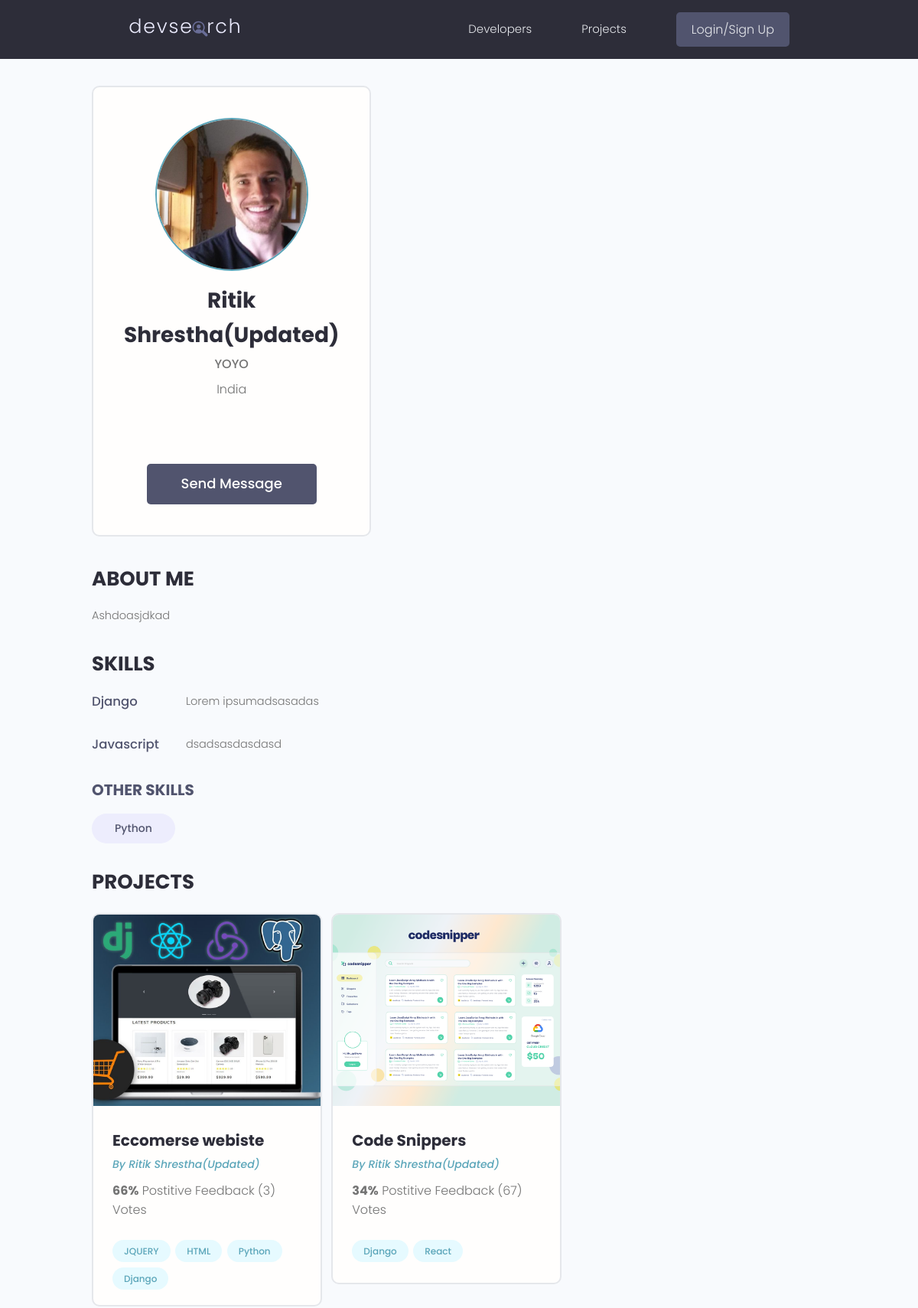
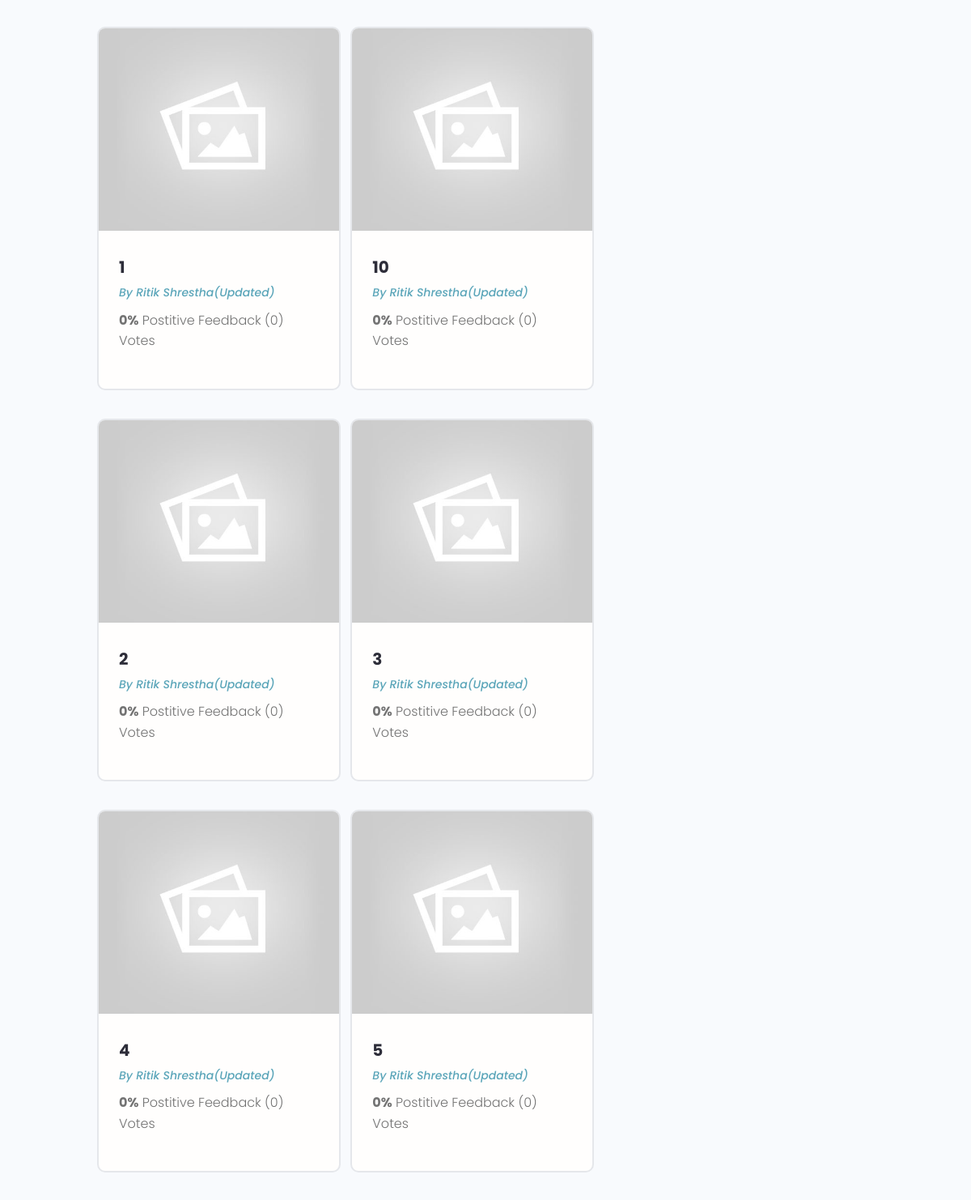
Screenshot of /user-profile/50fbf085-e38c-498c-93f8-2a71e5563f94/ (upper part) with the database file from the repository (2 pictures, top to bottom).
### users/models.py (models this page shows, shortened)
class Profile(models.Model):
    user = models.OneToOneField(
        User, on_delete=models.CASCADE, null=True, blank=True)
    name = models.CharField(max_length=200, null=True, blank=True)
    location = models.CharField(max_length=200, null=True, blank=True)
    username = models.CharField(max_length=200, null=True, blank=True)
    email = models.EmailField(max_length=200, null=True, blank=True)
    short_intro = models.CharField(max_length=200, null=True, blank=True)
    bio = models.TextField(null=True, blank=True)
    profileImage = models.ImageField(
        null=True, blank=True, upload_to='profiles/', default='profiles/user-default.png')
    social_github = models.CharField(max_length=200, null=True, blank=True)
    social_twitter = models.CharField(max_length=200, null=True, blank=True)
    social_linkedin = models.CharField(max_length=200, null=True, blank=True)
    social_website = models.CharField(max_length=200, null=True, blank=True)
    social_youtube = models.CharField(max_length=200, null=True, blank=True)
    created = models.DateTimeField(auto_now_add=True)
    id = models.UUIDField(default=uuid.uuid4, unique=True,
                          primary_key=True, editable=False)
    class Meta:
        ordering=['created']
    @property
    def imageURL(self):
        try:
            url=self.profileImage.url
        except:
            url=""
        return url

class Skills(models.Model):
    owner = models.ForeignKey(
        Profile, on_delete=models.CASCADE, blank=True, null=True)
    name = models.CharField(max_length=200, null=True, blank=True)
    description = models.TextField(null=True, blank=True)
    created = models.DateTimeField(auto_now_add=True)
    id = models.UUIDField(default=uuid.uuid4, unique=True,
                          primary_key=True, editable=False)

### projects/models.py (models this page shows, shortened)
class Project(models.Model):
    owner = models.ForeignKey(
        Profile, on_delete=models.CASCADE, null=True, blank=True)
    title = models.CharField(max_length=200)
    description = models.TextField(null=True, blank=True)
    featured_image = models.ImageField(
        null=True, blank=True, default='default.jpg')
    demo_link = models.CharField(max_length=2000, null=True, blank=True)
    source_link = models.CharField(max_length=2000, null=True, blank=True)
    tags = models.ManyToManyField('Tag', blank=True)
    votes_total = models.IntegerField(default=0, null=True, blank=True)
    votes_ratio = models.IntegerField(default=0, null=True, blank=True)
    created = models.DateTimeField(auto_now_add=True)
    id = models.UUIDField(default=uuid.uuid4, unique=True,
                          primary_key=True, editable=False)
    class Meta:
        ordering = ['-votes_ratio','-votes_total','title']
    @property
    def imageURL(self):
        try:
            url=self.featured_image.url
        except:
            url=""
        return url

class Tag(models.Model):
    name = models.CharField(max_length=200)
    created = models.DateTimeField(auto_now_add=True)
    id = models.UUIDField(default=uuid.uuid4, unique=True,
                          primary_key=True, editable=False)
    def __str__(self):
        return self.name

### users/views.py (the view)
# urls.py: path('user-profile/<str:pk>/', views.userProfile, name="user-profile"),
def userProfile(request, pk):
    profile = Profile.objects.get(id=pk)
    topSkills = profile.skills_set.exclude(description__exact="")
    otherSkills = profile.skills_set.filter(description="")
    context = {'profile': profile, 'topSkills': topSkills,
               'otherSkills': otherSkills}
    return render(request, 'users/user-profiles.html', context)

### users/templates/users/user-profiles.html (shortened to what this page needs)
{% extends 'main.html' %} {%block content %}
<main class="profile my-md">
  <div class="container">
    <div class="layout">
      <div class="column column--1of3">
        <div class="card text-center">
          <div class="card__body dev">
            <img class="avatar avatar--xl" src="{{profile.imageURL}}" />
            <h2 class="dev__name">{{profile.name}}</h2>
            <p class="dev__title">{{profile.short_intro}}</p>
            <p class="dev__location">{{profile.location}}</p>
            <ul class="dev__social">
            </ul>
            {% if request.user.profile.id != profile.id%}
            <a href="{% url 'create-message' profile.id %}" class="btn btn--sub btn--lg">Send Message </a>
            {%endif%}
          </div>
        </div>
      </div>
      <div class="column column--2of3">
        <div class="devInfo">
          <h3 class="devInfo__title">About Me</h3>
          <p class="devInfo__about">{{profile.bio}}</p>
        </div>
        <div class="devInfo">
          <h3 class="devInfo__title">Skills</h3>
          <div class="devInfo__skills">
            {% for skills in topSkills %}
            <div class="devSkill">
              <h4 class="devSkill__title">{{skills.name}}</h4>
              <p class="devSkill__info">{{skills.description}}</p>
            </div>
            {%endfor%}
            <h3 class="devInfo__subtitle">Other Skills</h3>
            <div class="devInfo__otherSkills">
              {% for skills in otherSkills %}
              <span class="tag tag--pill tag--sub tag--lg">
                <small>{{skills.name}}</small>
              </span>
              {%endfor%}
            </div>
          </div>
        </div>
        <div class="devInfo">
          <h3 class="devInfo__title">Projects</h3>
          <div class="grid grid--two">
            {% for project in profile.project_set.all %}
            <div class="column">
              <div class="card project">
                <a href="{% url 'project' project.id %}" class="project">
                  <img
                    class="project__thumbnail"
                    src="{{project.imageURL}}"
                    alt="project thumbnail"
                  />
                  <div class="card__body">
                    <h3 class="project__title">{{project.title}}</h3>
                    <p>
                      <a
                        class="project__author"
                        href="{% url 'user-profile' project.owner.id %}"
                        >By {{project.owner.name}}</a
                      >
                    </p>
                    <p class="project--rating">
                      <span style="font-weight: bold"
                        >{{project.votes_ratio}}%</span
                      >
                      Postitive Feedback ({{project.votes_total}})
                      Vote{{project.votes_total|pluralize:"s"}}
                    </p>
                    <div class="project__tags">
                      {% for tag in project.tags.all %}
                      <span class="tag tag--pill tag--main">
                        <small>{{tag}}</small>
                      </span>
                      {%endfor%}
                    </div>
                  </div>
                </a>
              </div>
            </div>
            {%endfor%}
          </div>
        </div>
      </div>
    </div>
  </div>
</main>
{%endblock%}

### static/styles/app.css (style rules this page uses)
:root { --color-sub: #2d2d39; }
.btn--sub { background-color: var(--color-sub-light); }
.card { border: 2px solid var(--color-light); }
img { width: 100%; }
.profile .card > .dev { padding: 4rem; }
.dev__name { color: var(--color-sub); font-size: 2.8rem; font-weight: 700; margin-top: 1rem; margin-bottom: 0.5rem; }
.dev__title { font-size: 1.6rem; font-weight: 500; line-height: 1.3; }
.dev__location { margin-top: 1rem; }
.dev__social { margin: 3rem 0; list-style: none; display: flex; justify-content: center; gap: 1.5rem; }
.devInfo { margin-bottom: 3rem; }
.devInfo__title, .devInfo__subtitle { font-size: 2.6rem; color: var(--color-sub); text-transform: uppercase; font-weight: 700; margin-bottom: 1.5rem; }
.devInfo__subtitle { font-size: 2rem; color: var(--color-sub-light); }
.devInfo__about, .devSkill__info { font-size: 1.45rem; line-height: 1.7; text-align: justify; }
.devSkill { margin-bottom: 3rem; }
.devSkill__title { font-size: 1.65rem; font-weight: 500; color: var(--color-sub-light); }
@media screen and (min-width: 700px) { .devSkill { display: flex; justify-content: space-between; gap: 3rem; } }
@media screen and (min-width: 700px) { .devSkill__info { flex-basis: 80%; } }
.project__author { font-size: 1.4rem; font-style: italic; }
.project--rating { margin-bottom: 1.6em; margin-top: 0.5em; }
.project__thumbnail { height: 25rem; object-fit: cover; object-position: top center; }
.project__title { font-size: 2rem; font-weight: 700; color: var(--color-sub); }

### static/uikit/styles/modules/_variables.css (style rules this page uses)
:root { --color-main: #5aa5b9; --color-main-light: #e6faff; --color-sub: #3f4156; --color-sub-light: #51546e; --color-sub-lighter: #ededfd; --color-text: #737373; --color-gray: #8b8b8b; --color-light: #e5e7eb; --color-light-gray: #767676; --color-bg: #f8fafd; --color-white: #fffefd; --color-white-light: #f3f3f3; --color-success: #359e64; --color-success-bg: #def8e8; --color-error: #fc4b0b; --color-error-bg: #fff2ee; --font-base: 'Poppins', arial, helvetica, 'Segoe UI', roboto, ubuntu, sans-serif; --font-monospace: 'Fira Code', 'Courier New', courier, monospace; --font-regular: 300; --font-medium: 500; --font-bold: 700; --generic-shadow: 1px 1px 5px #00000010; --generic-transition: all 0.3s ease-in-out; }

### static/uikit/styles/modules/_base.css (style rules this page uses)
* { margin: 0; padding: 0; box-sizing: border-box; text-rendering: optimizeLegibility; color: inherit; font-size: inherit; }
html { font-size: 50%; }
@media only screen and (min-width: 480px) { html { font-size: 56.25%; } }
@media only screen and (min-width: 1200px) { html { font-size: 62.5%; } }
body { line-height: 1.6; font-weight: 400; font-size: 1.5rem; color: var(--color-text); background-color: var(--color-bg); min-height: 100vh; }

### static/uikit/styles/modules/_typography.css (style rules this page uses)
* { font-family: var(--font-base); }
h2 { font-size: 3.6rem; font-weight: var(--font-bold); }
h3 { font-size: 3.2rem; font-weight: var(--font-medium); }
h4 { font-size: 2.8rem; font-weight: var(--font-medium); }
p, span, strong { font-size: 1.6rem; color: var(--color-text); font-weight: var(--font-regular); }
a { padding-bottom: 2px; text-decoration: none; display: inline-block; color: var(--color-main); font-weight: var(--font-medium); }

### static/uikit/styles/modules/_utilities.css (style rules this page uses)
.container { width: 92%; max-width: 165rem; margin: 0 auto; box-sizing: border-box; }
@media screen and (min-width: 1000px) { .container { width: 90%; } }
@media screen and (min-width: 1200px) { .container { width: 80%; } }
.text-center { text-align: center; }
.my-md { margin: 3rem auto; }

### static/uikit/styles/modules/_avatar.css (style rules this page uses)
.avatar { border-radius: 50%; border: 2px solid var(--color-main); object-fit: cover; }
.avatar--xl { height: 20rem; width: 20rem; }

### static/uikit/styles/modules/_button.css (style rules this page uses)
.btn { display: inline-block; position: relative; cursor: pointer; background-color: var(--color-light); font-weight: var(--font-medium); color: var(--color-sub); text-decoration: none; padding: 1rem 2rem; border-radius: 0.5rem; border: none; width: -webkit-fit-content; width: -moz-fit-content; width: fit-content; height: -webkit-fit-content; height: -moz-fit-content; height: fit-content; font-size: 1.6rem; outline-width: 0; outline-color: transparent; -webkit-backface-visibility: hidden; backface-visibility: hidden; transition: all 0.3s ease-in-out; }
.btn--sub { background-color: var(--color-sub); color: var(--color-white); }
.btn--lg { font-size: 1.8rem; padding: 1.2rem 4.5rem; }

### static/uikit/styles/modules/_card.css (style rules this page uses)
.card { border-radius: 1rem; background-color: var(--color-white); border: 1.5px solid var(--color-light); width: auto; height: auto; margin-top: 0.5rem; margin-bottom: 0.5rem; overflow: hidden; }
.card__body, .card__header { padding: 2rem 2.5rem; }

### rows the page displays
Profile: imageURL (picture), name "Ritik Shrestha(Updated)", short_intro "YOYO", location "India", bio "Ashdoasjdkad"
Skills: name "Django", description "Lorem ipsumadsasadas"
Skills: name "Javascript", description "dsadsasdasdasd"
Skills: name "Python"
Project: imageURL (picture), title "Eccomerse webiste", owner.name "Ritik Shrestha(Updated)", votes_ratio "66", votes_total "3"
Tag: name "JQUERY"
Tag: name "HTML"
Tag: name "Python"
Tag: name "Django"
Project: imageURL (picture), title "Code Snippers", owner.name "Ritik Shrestha(Updated)", votes_ratio "34", votes_total "67"
Tag: name "React"
Project: imageURL (placeholder picture), title "1", owner.name "Ritik Shrestha(Updated)", votes_ratio "0", votes_total "0"
Project: imageURL (placeholder picture), title "10", owner.name "Ritik Shrestha(Updated)", votes_ratio "0", votes_total "0"
Project: imageURL (placeholder picture), title "2", owner.name "Ritik Shrestha(Updated)", votes_ratio "0", votes_total "0"
Project: imageURL (placeholder picture), title "3", owner.name "Ritik Shrestha(Updated)", votes_ratio "0", votes_total "0"
Project: imageURL (placeholder picture), title "4", owner.name "Ritik Shrestha(Updated)", votes_ratio "0", votes_total "0"
Project: imageURL (placeholder picture), title "5", owner.name "Ritik Shrestha(Updated)", votes_ratio "0", votes_total "0"
